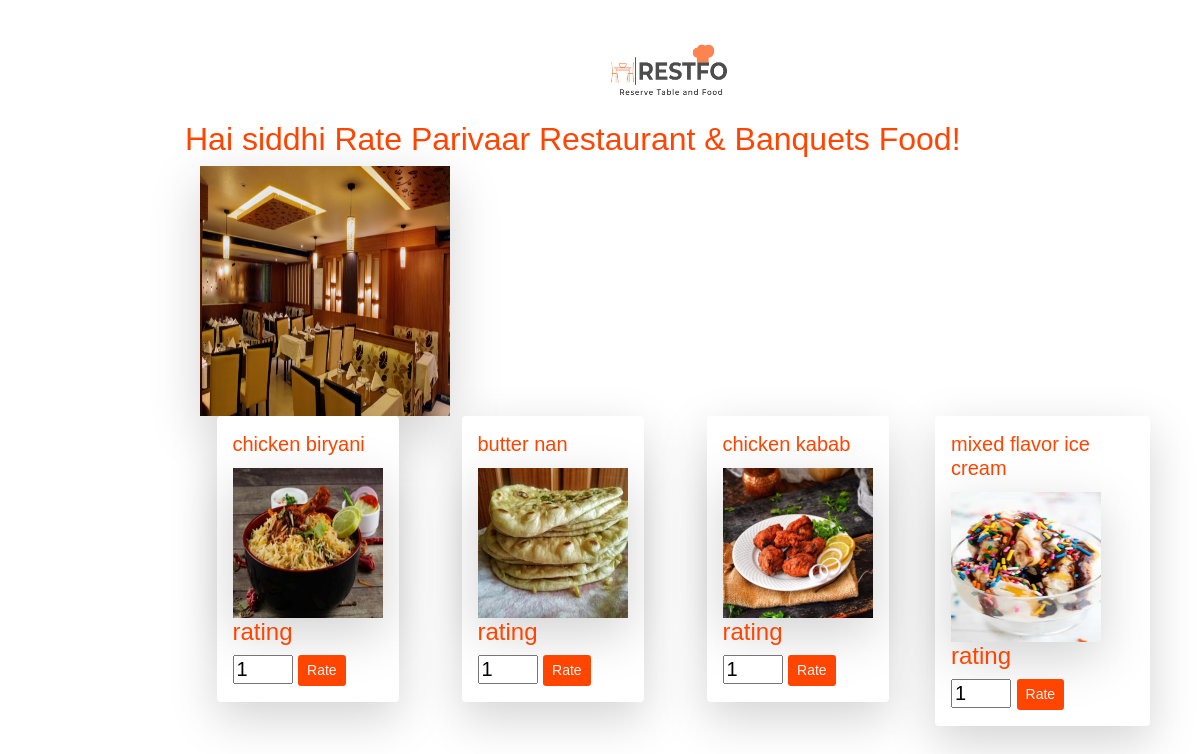
The app's page /MenuRating/parivaar (signed in) with its own data.
### restaurant/models.py (models this page shows)
class User(AbstractUser):
    is_customer = models.BooleanField(default=False)
    is_restaurant = models.BooleanField(default=False)
    first_name = models.CharField(max_length=100)
    last_name = models.CharField(max_length=100)

class Restaurant(models.Model):
    user = models.OneToOneField(User, on_delete = models.CASCADE, primary_key = True)
    Restaurant_Name=models.CharField(max_length=100)
    gmail = models.CharField(max_length=50,null=True)
    lat = models.FloatField(default=lat)
    lon = models.FloatField(default=lng)
    Address=models.CharField(max_length=500)
    Restaurant_Type=models.CharField(max_length=50)
    Food_Type=models.CharField(max_length=50)
    Restaurant_Image = models.ImageField(default='rest_logo/default.jpg', upload_to='rest_logo')
    Country=models.CharField(max_length=50,default=country)
    State=models.CharField(max_length=50,default=state)
    district=models.CharField(max_length=50,default=district)
    sub_zone=models.CharField(max_length=50,default=sub_zone)
    contact = PhoneNumberField(blank=True)
    Payment_No = PhoneNumberField(blank=True)

### menu/models.py (models this page shows, shortened)
class Menu(models.Model):
    food_type = [('Starters','Starters'),('Main Course','Main Course'),
    ('Indian Breads','Indian Breads'),('Snacks','Snacks'),('Deserts','Deserts'),('Ice Creams','Ice Creams')]
    status=[('unav','Unavailable'),('av','Available')]
    id 		 = models.AutoField(primary_key=True)
    fname 		= models.CharField(max_length=30,blank=False,default='val None')
    r_id     = models.ForeignKey(Restaurant,on_delete=models.CASCADE)
    price    = models.IntegerField(blank=False)
    category 	= models.CharField(max_length=50,blank=False,choices=food_type,default='val None')
    veg         = models.BooleanField(default=True)
    availability = models.CharField(max_length=15,default='Unavailable',choices=status)
    quantity = models.IntegerField(blank=False,default=0)
    Image = models.ImageField(default='/menuimg/default.jpg', upload_to='media')
    rating =  models.IntegerField(blank=False,default=0)
    no_of_rated = models.IntegerField(blank=False,default=0)

### menu/views.py (the view, shortened to what this page needs)
# urls.py: path('MenuRating/<str:restid>',views.rating,name="MenuRating"),
@login_required
def rating(request,restid):
    menu = Menu.objects.filter(r_id__user__username = restid)
    rest_user = RestUser.objects.get(user__username = restid)
    return render(request,'menu/ratings.html',context={'Menu':menu,'rest_user':rest_user})

### menu/templates/menu/ratings.html (shortened to what this page needs)
<!doctype html>
<html lang="en">
  <head>
    <link rel="stylesheet" href="https://stackpath.bootstrapcdn.com/bootstrap/4.1.3/css/bootstrap.min.css">
    <link rel="stylesheet" href="https://stackpath.bootstrapcdn.com/bootstrap/4.1.3/css/bootstrap.min.css">
    <link rel="stylesheet" href="https://use.fontawesome.com/releases/v5.5.0/css/all.css">
  </head>
  <body>
    {% load static %}
    <div class="container-fluid">
      <div class="d-flex justify-content-center">
        <img src="{% static 'restafo_logo.jpeg' %}" alt="My image" height="100px" width="150px"/>
      </div>
      <h2>Hai {{user}} Rate {{rest_user.Restaurant_Name}} Food!</h2>
      <div class="col-md-4">
        <img class="rounded-square shadow-lg" height="250" width="250" src="{{rest_user.Restaurant_Image.url }}" >
      </div>
      <div class="container-fluid">
        <div class="row">
        {% for val in Menu %}
        <div class="col-sm">
        <div class="d-flex justify-content-center" >
          <div class="shadow-lg p-3 mb-5 bg-white rounded">
               <form action="" method="GET">{% csrf_token %}
                <h5 class="card-title">{{val.fname}}</h5>
                <img class="rounded-square shadow-lg" height="150" width="150" src="{{ val.Image.url }}">
                {% if val.availability == "av" %}
                <h4>rating</h4>
                <input type="number" id="rate" name="rate" value =1 min="1" max="5">
                <input type="submit" value="Rate"  onclick=myFunction() name="submit" class="btn-sm btn">
                {% endif %}
                </form>
          </div>
        </div>
      </div>
       {% endfor %}
        </div>
      </div>
</body>
</html>

### menu/templates/menu/ratings.html (style rules this page uses)
body { font: 20px Arial; color: orangered; margin: 20px; padding-left: 150px; }
input[type=submit] { background-color: orangered; color: whitesmoke; cursor: pointer; }

### records on screen
User: username "siddhi"
Restaurant: Restaurant_Name "Parivaar Restaurant & Banquets", Restaurant_Image (picture)
Menu: fname "chicken biryani", Image (picture)
Menu: fname "butter nan", Image (picture)
Menu: fname "chicken kabab", Image (picture)
Menu: fname "mixed flavor ice cream", Image (picture)
